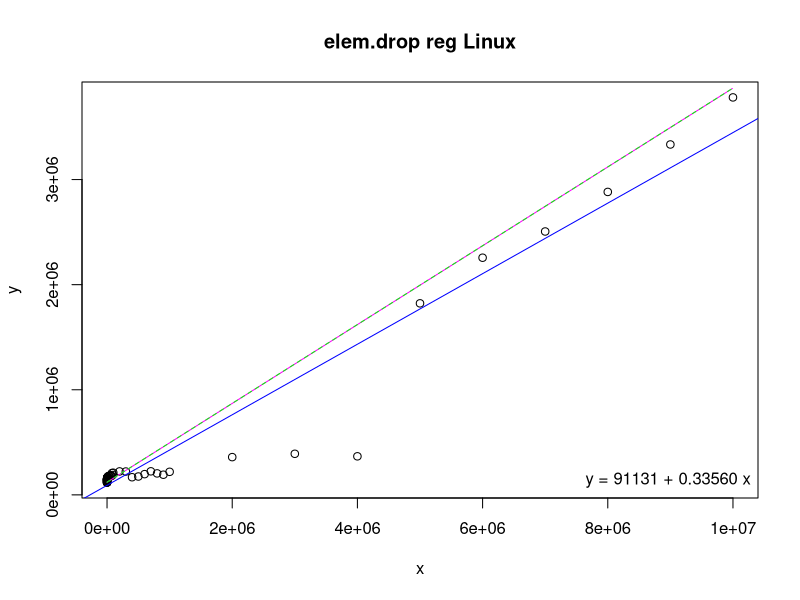
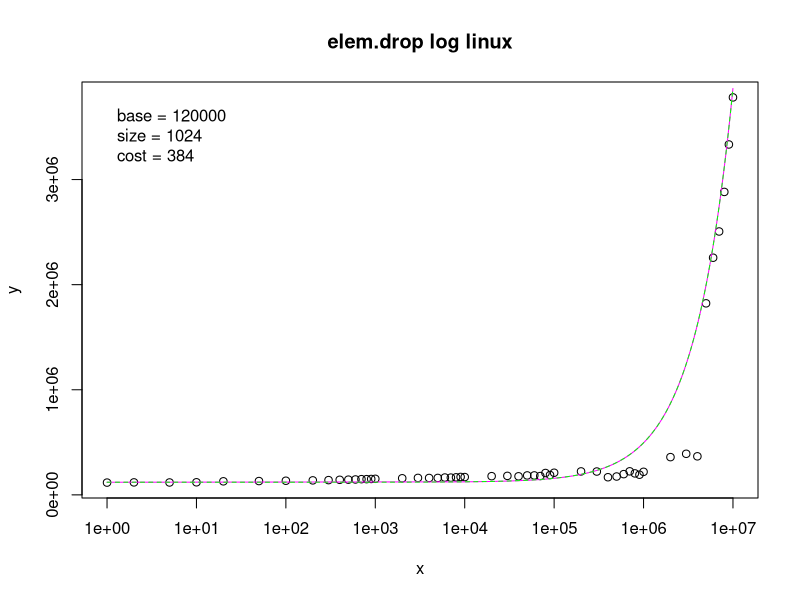

These charts were generated, in order, by the following R code:
# Input data
x <- c(1,2,5,10,20,50,100,200,300,400,500,600,700,800,900,1000,2000,3000,4000,5000,6000,7000,8000,9000,10000,20000,30000,40000,50000,60000,70000,80000,90000,100000,200000,300000,400000,500000,600000,700000,800000,900000,1000000,2000000,3000000,4000000,5000000,6000000,7000000,8000000,9000000,10000000)
y <- c(116750,118650,117890,119650,128900,131380,134380,137850,140310,143310,144690,146480,149320,149500,151140,152700,157770,161380,160700,161090,165040,164190,166910,170510,169440,177830,180690,176580,184910,184950,178980,208080,188830,210530,223160,222060,167750,174650,197210,223940,204280,191710,219310,359050,390860,366720,1822300,2256400,2506000,2882400,3333900,3781700)

# Linear regression
model <- lm(y ~ x)
coefs <- coef(model)

# Print regression coefficients
print(coefs)

# Estimating linear function
a <- 0.375
b <- 120000.0
fl <- function(x) {
  a*x + b
}

# Estimated linear values
xl <- seq(1, 10000000, by = 10000)
yl <- fl(xl)

# Estimating staircase function
base <- 120000
size <- 1024
cost <- 384
fs <- function(x) {
  base + (((x + size - 1) / size) * cost)
}

# Estimated staircase values
xs <- seq(1, 10000000, by = 1000)
ys <- fs(xs)

png("elem-drop-reg.png")
plot(x, y, main = "elem.drop reg Linux")
abline(model, col = "blue")
lines(xl, yl, col = "magenta")
lines(xs, ys, col = "green", lty = 2)
legend("bottomright", legend = sprintf("y = %.0f + %.5f x", coefs[1], coefs[2]), bty = "n")

png("elem-drop-log.png")
plot(x, y, log = "x", main = "elem.drop log linux")
lines(xl, yl, col = "magenta")
lines(xs, ys, col = "green", lty = 2)
legend("topleft", legend = sprintf(" base = %i\n size = %i\n cost = %i", base, size, cost), bty = "n")
